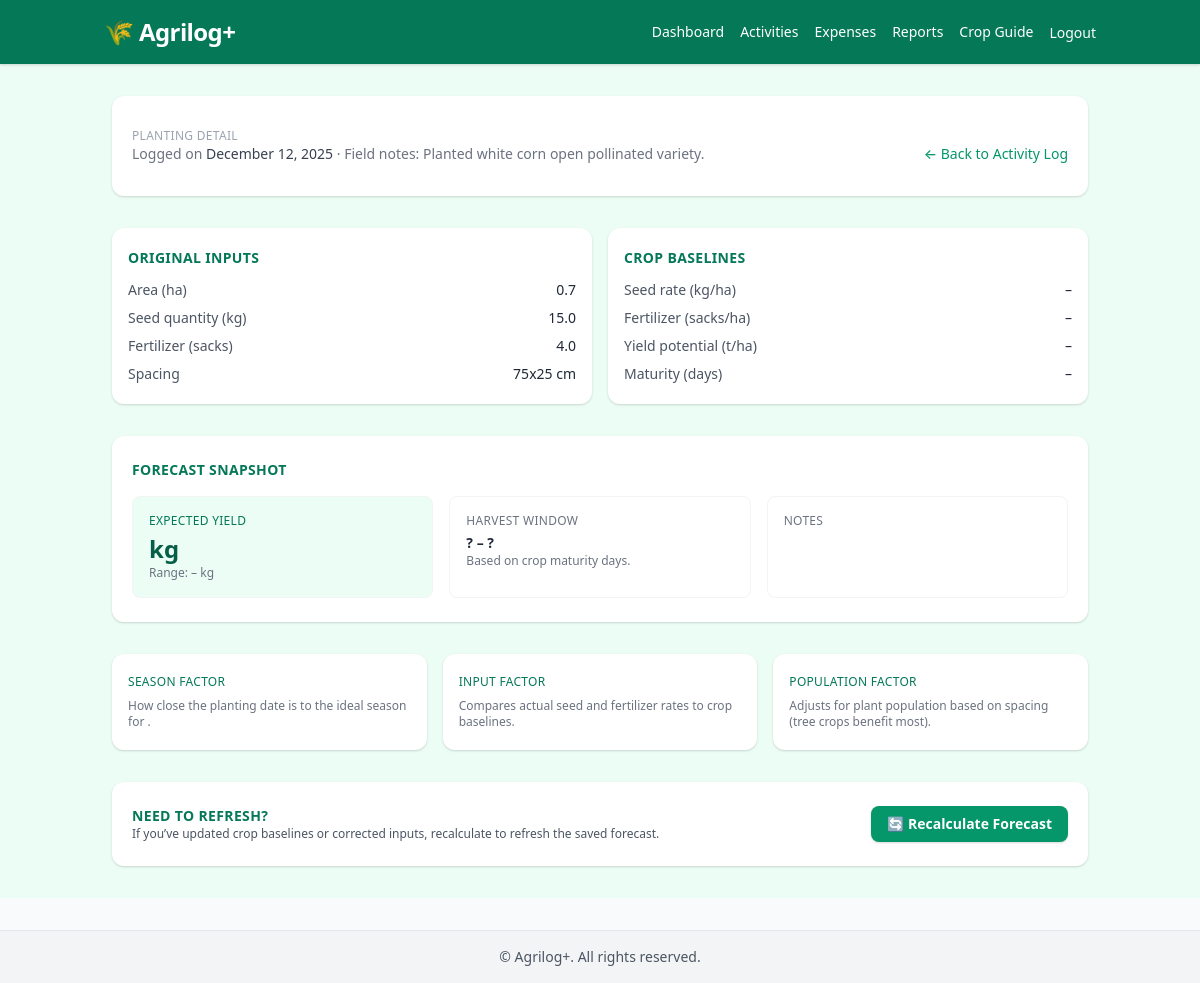
Screenshot of /activities/122/detail/ (signed in) with the database file from the repository.
### myApp/models.py (models this page shows, shortened)
class Activity(models.Model):
    ACTIVITY_TYPES = [
        ('planting', 'Planting'),
        ('watering', 'Watering'),
        ('harvesting', 'Harvesting'),
    ]
    farmer = models.ForeignKey(User, on_delete=models.CASCADE)
    crop = models.ForeignKey(Crop, on_delete=models.CASCADE)
    activity_type = models.CharField(max_length=20, choices=ACTIVITY_TYPES)
    date = models.DateField(default=timezone.now)
    notes = models.TextField(blank=True)
    area_ha = models.FloatField(default=1.0)
    seed_qty_kg = models.FloatField(null=True, blank=True)
    fert_sacks = models.FloatField(null=True, blank=True)
    spacing = models.CharField(max_length=50, null=True, blank=True)

### myApp/views.py (the view)
# urls.py: path('activities/<int:pk>/detail/', views.planting_detail_view, name='planting_detail'),
@login_required
def planting_detail_view(request, pk):
    activity = get_object_or_404(
        Activity,
        pk=pk,
        farmer=request.user,
        activity_type="planting"
    )
    forecast = (
        Forecast.objects
        .filter(farmer=request.user, crop=activity.crop)
        .order_by("-created_at")
        .first()
    )
    return render(request, "myApp/planting_detail.html", {
        "activity": activity,
        "forecast": forecast,
    })

### myApp/context_processors.py (called while the page is built, shortened)
def harvest_notifications(request):
    upcoming_harvests = []
    if request.user.is_authenticated and request.user.role == 'farmer':
        today = timezone.now().date()
        five_days_from_now = today + timedelta(days=5)
        forecasts = Forecast.objects.filter(
            farmer=request.user,
            harvest_start__gte=today,
            harvest_start__lte=five_days_from_now
        ).select_related('crop').order_by('harvest_start')
    return {
        'upcoming_harvests': upcoming_harvests,
        'has_upcoming_harvests': len(upcoming_harvests) > 0,
    }

### myApp/templates/myApp/planting_detail.html (shortened to what this page needs)
{% extends 'base.html' %}
{% block content %}
<div class="bg-green-50 min-h-screen py-6 sm:py-8">
  <div class="mx-auto w-full max-w-5xl px-4 sm:px-6 space-y-6 sm:space-y-8">
    <header class="bg-white rounded-xl shadow px-5 py-6 sm:py-8">
      <div class="flex flex-col gap-2 sm:flex-row sm:items-end sm:justify-between">
        <div>
          <p class="text-xs uppercase tracking-wide text-gray-400">Planting Detail</p>
          <p class="text-sm text-gray-500">
            Logged on <span class="font-medium text-gray-700">{{ activity.date|date:"F j, Y" }}</span> ·
            Field notes: {{ activity.notes|default:"—" }}
          </p>
        </div>
        <a href="{% url 'activity_log' %}" class="inline-flex items-center text-sm font-medium text-green-600 hover:underline">
          ← Back to Activity Log
        </a>
      </div>
    </header>
    <section class="grid gap-4 sm:grid-cols-2">
      <div class="bg-white rounded-xl shadow px-4 py-5">
        <h2 class="text-sm font-semibold text-green-700 uppercase tracking-wide">Original Inputs</h2>
        <dl class="mt-3 space-y-2 text-sm text-gray-600">
          <div class="flex justify-between"><dt>Area (ha)</dt><dd class="font-medium text-gray-800">{{ activity.area_ha|default:"—" }}</dd></div>
          <div class="flex justify-between"><dt>Seed quantity (kg)</dt><dd class="font-medium text-gray-800">{{ activity.seed_qty_kg|default:"—" }}</dd></div>
          <div class="flex justify-between"><dt>Fertilizer (sacks)</dt><dd class="font-medium text-gray-800">{{ activity.fert_sacks|default:"—" }}</dd></div>
          <div class="flex justify-between"><dt>Spacing</dt><dd class="font-medium text-gray-800">{{ activity.spacing|default:"—" }}</dd></div>
        </dl>
      </div>
      <div class="bg-white rounded-xl shadow px-4 py-5">
        <h2 class="text-sm font-semibold text-green-700 uppercase tracking-wide">Crop Baselines</h2>
        <dl class="mt-3 space-y-2 text-sm text-gray-600">
          <div class="flex justify-between"><dt>Seed rate (kg/ha)</dt><dd class="font-medium text-gray-800">{{ baseline.seed_rate_min|floatformat:1 }} – {{ baseline.seed_rate_max|floatformat:1 }}</dd></div>
          <div class="flex justify-between"><dt>Fertilizer (sacks/ha)</dt><dd class="font-medium text-gray-800">{{ baseline.fert_sacks_min|floatformat:1 }} – {{ baseline.fert_sacks_max|floatformat:1 }}</dd></div>
          <div class="flex justify-between"><dt>Yield potential (t/ha)</dt><dd class="font-medium text-gray-800">{{ baseline.yield_t_min|floatformat:1 }} – {{ baseline.yield_t_max|floatformat:1 }}</dd></div>
          <div class="flex justify-between"><dt>Maturity (days)</dt><dd class="font-medium text-gray-800">{{ baseline.harvest_days_min }} – {{ baseline.harvest_days_max }}</dd></div>
        </dl>
      </div>
    </section>
    <section class="bg-white rounded-xl shadow px-5 py-6">
      <div class="flex flex-col gap-2 sm:flex-row sm:items-center sm:justify-between">
        <h2 class="text-sm font-semibold text-green-700 uppercase tracking-wide">Forecast Snapshot</h2>
      </div>
      <div class="mt-4 grid gap-4 sm:grid-cols-3">
        <div class="rounded-lg border border-gray-100 bg-green-50 px-4 py-4 text-sm">
          <p class="text-xs uppercase tracking-wide text-green-700">Expected Yield</p>
          <p class="mt-1 text-2xl font-bold text-green-800">{{ forecast_snapshot.expected_yield_kg|floatformat:0 }} kg</p>
          <p class="text-xs text-gray-500">Range: {{ forecast_snapshot.yield_min_kg|floatformat:0 }} – {{ forecast_snapshot.yield_max_kg|floatformat:0 }} kg</p>
        </div>
        <div class="rounded-lg border border-gray-100 px-4 py-4 text-sm">
          <p class="text-xs uppercase tracking-wide text-gray-500">Harvest Window</p>
          <p class="mt-1 text-sm font-semibold text-gray-800">
            {% if forecast_snapshot.harvest_start %}{{ forecast_snapshot.harvest_start|date:"M j" }}{% else %}?{% endif %}
            –
            {% if forecast_snapshot.harvest_end %}{{ forecast_snapshot.harvest_end|date:"M j" }}{% else %}?{% endif %}
          </p>
          <p class="text-xs text-gray-500">Based on crop maturity days.</p>
        </div>
        <div class="rounded-lg border border-gray-100 px-4 py-4 text-sm">
          <p class="text-xs uppercase tracking-wide text-gray-500">Notes</p>
        </div>
      </div>
    </section>
    <section class="grid gap-4 sm:grid-cols-3">
      <div class="bg-white rounded-xl shadow px-4 py-5 text-sm">
        <p class="text-xs uppercase tracking-wide text-green-700">Season Factor</p>
        <p class="mt-1 text-xs text-gray-500">
          How close the planting date is to the ideal season for {{ crop.name }}.
        </p>
      </div>
      <div class="bg-white rounded-xl shadow px-4 py-5 text-sm">
        <p class="text-xs uppercase tracking-wide text-green-700">Input Factor</p>
        <p class="mt-1 text-xs text-gray-500">
          Compares actual seed and fertilizer rates to crop baselines.
        </p>
      </div>
      <div class="bg-white rounded-xl shadow px-4 py-5 text-sm">
        <p class="text-xs uppercase tracking-wide text-green-700">Population Factor</p>
        <p class="mt-1 text-xs text-gray-500">
          Adjusts for plant population based on spacing (tree crops benefit most).
        </p>
      </div>
    </section>
    <section class="bg-white rounded-xl shadow px-5 py-6 flex flex-col gap-4 sm:flex-row sm:items-center sm:justify-between">
      <div>
        <h2 class="text-sm font-semibold text-green-700 uppercase tracking-wide">Need to refresh?</h2>
        <p class="text-xs text-gray-600">
          If you’ve updated crop baselines or corrected inputs, recalculate to refresh the saved forecast.
        </p>
      </div>
      <form method="post" data-confirm="edit" class="flex items-center gap-3">
        <button type="submit" class="inline-flex items-center rounded-lg bg-green-600 px-4 py-2 text-sm font-semibold text-white shadow hover:bg-green-700">
          🔄 Recalculate Forecast
        </button>
      </form>
    </section>
  </div>
</div>
{% endblock %}

### rows the page displays
Activity: date "December 12, 2025", notes "Planted white corn open pollinated variety.", area_ha "0.7", seed_qty_kg "15.0", fert_sacks "4.0", spacing "75x25 cm"
